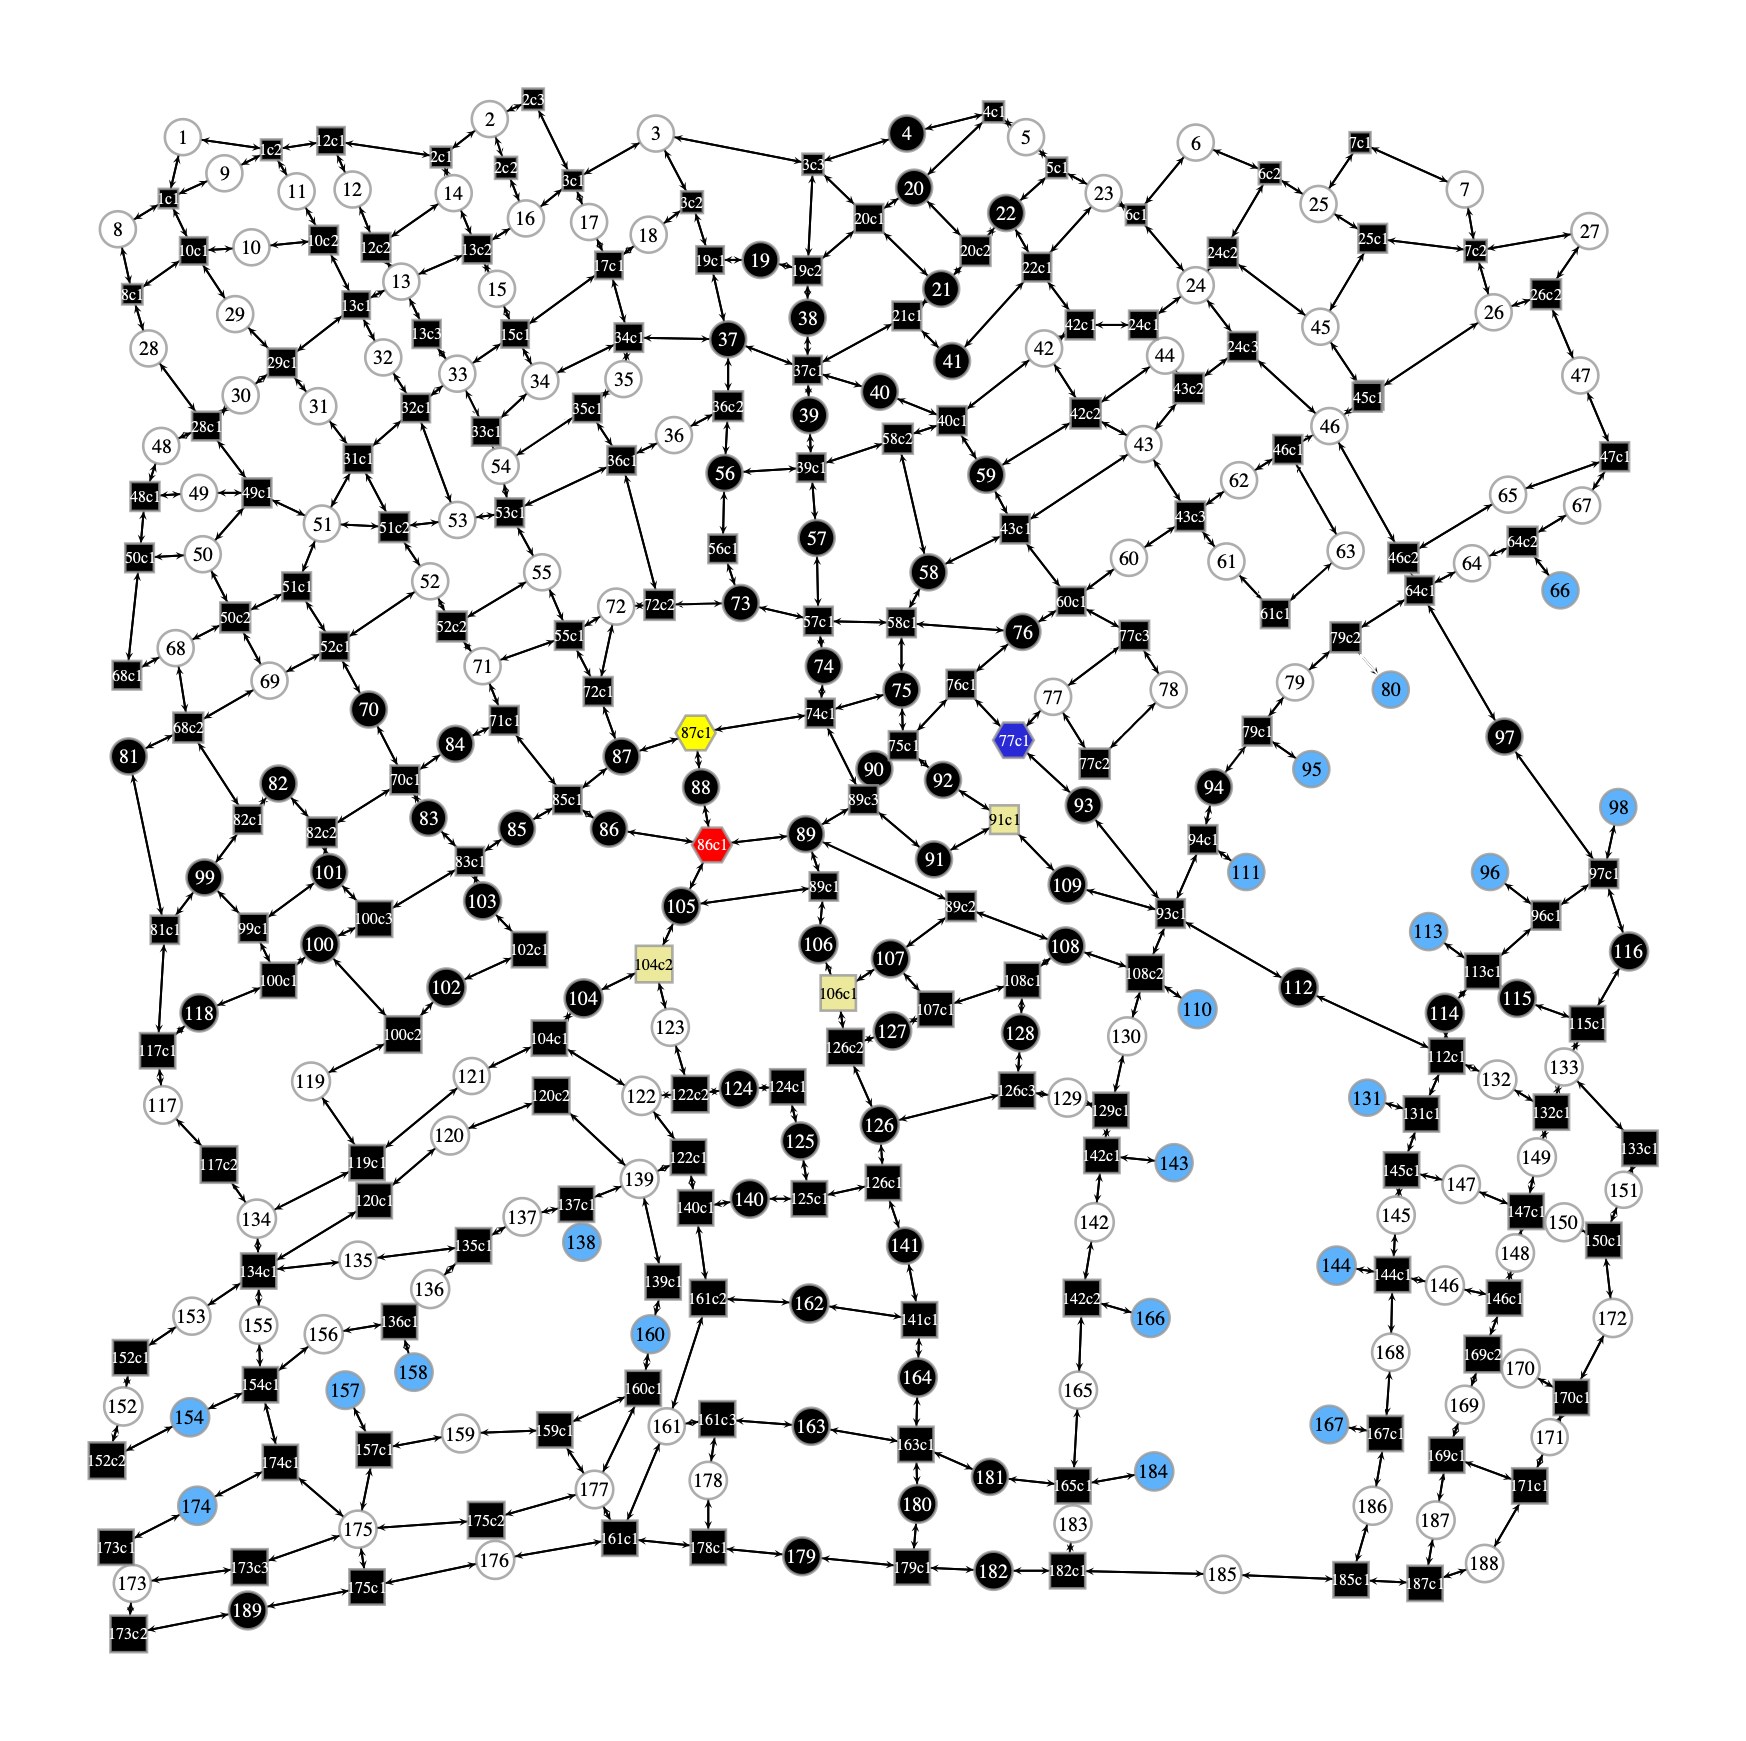

Source code (Python):
'''
MIT License

Copyright (c) 2023 Brian Stormont

Permission is hereby granted, free of charge, to any person obtaining a copy
of this software and associated documentation files (the "Software"), to deal
in the Software without restriction, including without limitation the rights
to use, copy, modify, merge, publish, distribute, sublicense, and/or sell
copies of the Software, and to permit persons to whom the Software is
furnished to do so, subject to the following conditions:

The above copyright notice and this permission notice shall be included in all
copies or substantial portions of the Software.

THE SOFTWARE IS PROVIDED "AS IS", WITHOUT WARRANTY OF ANY KIND, EXPRESS OR
IMPLIED, INCLUDING BUT NOT LIMITED TO THE WARRANTIES OF MERCHANTABILITY,
FITNESS FOR A PARTICULAR PURPOSE AND NONINFRINGEMENT. IN NO EVENT SHALL THE
AUTHORS OR COPYRIGHT HOLDERS BE LIABLE FOR ANY CLAIM, DAMAGES OR OTHER
LIABILITY, WHETHER IN AN ACTION OF CONTRACT, TORT OR OTHERWISE, ARISING FROM,
OUT OF OR IN CONNECTION WITH THE SOFTWARE OR THE USE OR OTHER DEALINGS IN THE
SOFTWARE.
'''

import networkx as nx
import matplotlib.pyplot as plt
from graph_data import *
import random

# How many extra turns should Jack leave as "buffer" for completing his path
TURN_BUFFER = 3
DEFAULT_WATER_WEIGHT = 3
DEFAULT_ALLEY_WEIGHT = 13
DETERRENT_WEIGHTS = [6, 3, 1, 0]

# This difficulty rating is from JACK's point of view, not the players'
EASY_BUCKET = 0
HARD_BUCKET = 1

POISON = 1000

TEXT_MSG=0
IMG_REFRESH=1
SPECIAL_TRAVEL_MSG=2
NEW_ROUND_MSG=3

JACK_MOVE_COLOR = "#e6988f"
WATER_COLOR = "#5eb2fb"
STARTING_CROSSINGS_COLOR = "#ece99c"
YELLOW_INVESTIGATOR_COLOR = "yellow"
BLUE_INVESTIGATOR_COLOR = "#2929d5"
RED_INVESTIGATOR_COLOR = "red"
CLUE_COLOR = "#f3f342"
CRIME_COLOR = "#dd1e1e"

def reset_graph_color_and_shape(ug, scale=1):
    # iterate over all the nodes
    for node in ug.nodes():
        ug.nodes[node]['color'] = "#000000"
    
        if 'c' in node:
            ug.nodes[node]['shape'] = "square"
            ug.nodes[node]['size'] = 12*scale
            ug.nodes[node]['fsize'] = 0*scale   # Don't want crossing labels
        else:
            ug.nodes[node]['shape'] = "circle"
            ug.nodes[node]['size'] = 18*scale
            ug.nodes[node]['fsize'] = 10*scale

    # Color ispector starting positions yellow
    for node in starting_ipos:
        # TODO: maybe insert another unconnected node here and make it slightly bigger to get the yellow frame?
        ug.nodes[node]['color'] = STARTING_CROSSINGS_COLOR

    # Color all the destinations in the four quadrants white
    for q in quads:
        for num in q:
            ug.nodes[num]['color'] = "#ffffff"

    # Make water destinations blue
    for num in water:
        ug.nodes[num]['color'] = WATER_COLOR

class Jack:
    def __init__(self, g, ipos):
        self.file = open('whitehall.log', 'w')
        self.graph = g
        self.ipos = ipos
        self.godmode = False
        self.win = None
        self.pos = 0
        
        self.game_in_progress = False
        
        self.targets = []
        self.completed_targets = []
        self.crimes = []
        self.clues = []
        self.output_func = None
        
        # For bookkeeping these get populated with the turn number they are used
        self.boat_cards = []
        self.alley_cards = []
        self.coach_cards = []
        
        self.path_used = []
        
        # Rate all the potential target locations
        self.rate_quads()
        
        # Create a set of weights only used for the point of view of the investigators, 
        # so it omits alley and boat paths and it only weights entering crossings
        
        for u, v in self.graph.edges():
            self.graph.edges[u, v]['i_weight'] = self.graph.edges[u, v]['weight']
            
        for u, v in self.graph.edges():
            if self.graph.edges[u, v]['transport'] == NORMAL_MOVE:
                source = u
                target = v
                if "c" in source and "c" not in target:
                    self.graph.edges[u, v]['i_weight'] = 0
                else:
                    self.graph.edges[u, v]['i_weight'] = 1
            else:
                self.graph.edges[u, v]['i_weight'] = POISON    # Don't use Jack's special paths (boats and alleys)
            
    def rate_quads(self):
        self.rated_quads = []
        for q in quads:
            min = 1000
            max = 0
            total = 0 
            count = 0
            
            # First pass: compute the range and average of the group
            for t in q:
                rating = self.location_safety_rating(t)
                if rating < min:
                    min = rating
                if rating > max:
                    max = rating
                total += rating
                count += 1
            avg = total/count
            
            avg_span_low = round(avg - ((avg - min + 1)/3))
            avg_span_high = round(avg + ((max - avg + 1)/3))
            
            # Second pass: put each into the proper graded bucket
            quad_bucket = [[],[],[]]
            for t in q:
                rating = self.location_safety_rating(t)
                if rating >= avg:
                    quad_bucket[EASY_BUCKET].append(t)
                # For now, only using 2 difficulty levels as using 3 limited the choices for easy and hard for certain quads
                #elif rating > avg_span_low:
                #    quad_bucket[MEDIUM_BUCKET].append(t)
                else:
                    quad_bucket[HARD_BUCKET].append(t)
            
            self.rated_quads.append(quad_bucket)
            #print(quad_bucket)

    def register_output_reporter(self, func):
        self.output_func = func
        
    def log_to_file(self, *msg):
        print(*msg, file=self.file)
        
    def print(self, *msg):
        if (self.output_func == None):
            print(*msg)
        else:
            self.output_func(TEXT_MSG, *msg)
        self.log_to_file(*msg)
        
    def gui_refresh(self):
        if (self.output_func is not None):
            self.output_func(IMG_REFRESH)
            
    def notify_gui_of_special_travel(self, travel_type):
        if (self.output_func is not None):
            self.output_func(SPECIAL_TRAVEL_MSG, travel_type)
        
        
    def make_image(self, scale=2):
        # Recolor the graph from scratch - yes, it's inefficient, but easier to do than undo previous ipos coloring, etc.
        reset_graph_color_and_shape(self.graph, scale)
        
        if (self.godmode):
            # show Jack on the map
            for loc in self.path_used:
                self.graph.nodes[loc]['color'] = JACK_MOVE_COLOR
            if hasattr(self, 'pos'):
                self.graph.nodes[self.pos]['color'] = JACK_MOVE_COLOR
                self.graph.nodes[self.pos]['shape'] = "double_circle"
        
        for target in self.crimes:    
            self.graph.nodes[target]['color'] = CRIME_COLOR
    
        for clue in self.clues:
            self.graph.nodes[clue]['color'] = CLUE_COLOR
        
        output_file="images/jack-networkx.png"
        plt.figure(figsize=(8.85*scale, 8.85*scale))
        
        pos_tuples = {node: tuple(pos) for node, pos in nx.get_node_attributes(self.graph, 'pos').items()}
        pos = nx.get_node_attributes(self.graph, 'pos')
        node_color = nx.get_node_attributes(self.graph, 'color').values()
        node_shape = 'o'  # Dictionary of node shapes
        node_size = nx.get_node_attributes(self.graph, 'size').values()
        font_size = nx.get_node_attributes(self.graph, 'fsize').values()
        
        print(nx.get_node_attributes(self.graph, 'size'))
        nx.draw(self.graph,
             node_color=node_color,
             #node_shape=node_shape,
             #node_size=node_size,
             font_size=font_size,
             pos=pos_tuples,
             edge_color=nx.get_edge_attributes(self.graph, 'color').values(),
             width=1*scale,
             edgecolors='k',
             linewidths=0.5*scale,
        )
        plt.gca().invert_yaxis()
        plt.axis('off')
        plt.savefig(output_file)
        plt.close()
        
        # Trigger the map to refresh in the GUI
        self.gui_refresh()

    def godmode_print(self, *msg):
        if (self.godmode):
            self.print(*msg)
        self.log_to_file(*msg)

    def pick_the_targets(self, difficulty):
        # Choose the 4 targets for the game
        for q in self.rated_quads:
            self.targets.append(random.choice(q[difficulty]))

    def reset(self):
        self.game_in_progress = True
        self.targets = []
        self.crimes = []
        self.clues = []
        self.path_used = []
        reset_graph_color_and_shape(self.graph)
        
        # Jack gets two of each - track use by length of the array as the array will hold the turn the card was used.
        self.boat_cards = []
        self.alley_cards = []
        self.coach_cards = []
        
        self.set_travel_weight(BOAT_MOVE, DEFAULT_WATER_WEIGHT)
        self.set_travel_weight(ALLEY_MOVE, DEFAULT_ALLEY_WEIGHT)
        
        self.pick_the_targets(EASY_BUCKET)
        
        self.godmode_print("Jack shall visit ", self.targets)
        
        # Determine starting position.  It will be and announced as part of Jack's first move
        self.choose_starting_target()
        self.pos = self.active_target
        
        self.godmode_print("Jack starts at " + self.pos + " and is " + 
                str(self.hop_count(self.pos, self.active_target)) + 
                " away.")
        
        # Perform Jack's first move of the game
        self.move()

    
    # Calculate the number of vertices away from the target - every vertex should have a weight of 1
    def hop_count(self, src, dest, boats_reduced=True):
        #unweight the water paths if Jack still has a boat card
        if (boats_reduced) and (len(self.boat_cards) < 2):
            self.set_travel_weight(BOAT_MOVE, 1)
        
        v1 = gt.find_vertex(self.graph, self.graph.vp.ids, src)[0]
        v2 = gt.find_vertex(self.graph, self.graph.vp.ids, dest)[0]
        shortest = gt.shortest_distance(self.graph, v1, v2, weights=self.graph.ep.weight)

        #re-weight the water paths if Jack still has a boat card
        if (boats_reduced) and (len(self.boat_cards) < 2):
            self.set_travel_weight(BOAT_MOVE, DEFAULT_WATER_WEIGHT)
        
        return shortest

    # choose the optimal target based on current location and investigator positions
    def choose_closest_target(self):
        best_distance = 10000000
        best_option = 0
        
        for option in self.targets:
            d = self.hop_count(self.pos, option)
            if d < best_distance:
                best_option = option
                best_distance = d
                
        if best_option == 0:
            self.print("Woah! That's wrong!")
        
        self.active_target = best_option
        self.godmode_print("Best distance", best_distance)
        self.godmode_print("Jack chooses \033[1m", self.active_target, "\033[0m")


    def choose_starting_target(self):
        self.active_target = random.choice(self.targets)
        return
        
        # Built a list of targets that aren't aren't too close to the investigators
        farthest_dist = 0
        farthest_mean = 0
        candidates = []
        
        for target in self.targets:
            closest_dist = 100
            closest_mean = 0
            
            self.godmode_print("Considering target: ", target)
            # Consider how close each investigator is
            for pos in self.ipos:
                dist = self.hop_count(target, pos)
                closest_mean += dist
                self.godmode_print("   ipos " + pos + " is " + str(dist) + " away.")
                if dist < closest_dist:
                    closest_dist = dist

            closest_mean = closest_mean / 3
            self.godmode_print("  Closest dist:", closest_dist)
            self.godmode_print("  Closest mean:", closest_mean)
            
            # If farthest away so far, save it for choice of last resort.
            # IF distances are equal, consider the average distance as a tie breaker
            if (closest_dist > farthest_dist) or (closest_dist == farthest_dist and closest_mean > farthest_mean):
                farthest_target = target
                farthest_dist = closest_dist
                farthest_mean = closest_mean
            
            # If Far enough away, add to the candidate list
            if closest_dist > 3:
                self.godmode_print("Adding " + target + " to the candidate list.")
                candidates.append(target)

        # If we have targets that are not too close, pick one randomly
        if len(candidates) > 0:
            self.active_target = random.choice(candidates)
        else:
            self.godmode_print("All the targets are close to an investigator. Choosing the farthest of all 4...")
            self.active_target = farthest_target
        
        
    def set_ipos(self, i):
        self.ipos = i
        self.print("ipos: ", self.ipos)
        self.make_image()

    def find_next_location(self, vlist):
        index = 1
        while 'c' in self.graph.vp.ids[vlist[index]]:
            index=index+1
        return self.graph.vp.ids[vlist[index]]

    # Find the second vertex in the vlist
    def find_second_location(self, vlist):
        index = 1
        while 'c' in self.graph.vp.ids[vlist[index]]:
            index=index+1
        index = index+1   # Skip over the first vertex
        while 'c' in self.graph.vp.ids[vlist[index]]:
            index=index+1        
        return self.graph.vp.ids[vlist[index]]

    # Poison all the paths (i.e. edges) that go through an inspector (i.e. ipos) as Jack isn't allowed to use those
    # NOTE: This assumes this called alternatively with a positive then a negative value
    #       It saves the list of poisoned locations, then the next call uses that list for the unpoisoning
    def poison_investigators(self, adjust):
        if not hasattr(self, "is_poison"):
            self.is_poison = []

        if len(self.is_poison) == 0:
            for num in range (0, 3):
                # Only poison if the investigator crossing can be reached by Jack in less than 2 moves
                if self.hop_count(self.ipos[num], self.pos) < 2:
                    self.is_poison.append(num)
                    self.godmode_print("Investigator #", num, "is poison.")
                    v = gt.find_vertex(self.graph, self.graph.vp.ids, self.ipos[num])[0]
        
                    for e in v.all_edges():
                        self.graph.ep.weight[e] += adjust
        else:
            for num in self.is_poison:
                v = gt.find_vertex(self.graph, self.graph.vp.ids, self.ipos[num])[0]
        
                for e in v.all_edges():
                    self.graph.ep.weight[e] += adjust
            self.is_poison = [] # Discard the entries so next time this is called, we start over

    def investigator_distance(self, num):
        # Find the vertex belonging to the `num` ivestigator
        v = gt.find_vertex(self.graph, self.graph.vp.ids, self.ipos[num])[0]
        distance = gt.shortest_distance(self.graph, v, gt.find_vertex(self.graph, self.graph.vp.ids, self.pos)[0], weights=self.i_weight)
        return distance
    
    # returns a list of crossings <= 2 spaces away
    def investigator_crossing_options(self, num):
        v = gt.find_vertex(self.graph, self.graph.vp.ids, self.ipos[num])[0]
        dist_map, visited = list(gt.shortest_distance(self.graph, v, max_dist=2, weights=self.i_weight, return_reached=True))
        options = []
        for v in visited:
            loc = self.graph.vp.ids[self.graph.vertex(v)]
            if "c" in loc:
                options.append(loc)
        return options
    
    # Discourage Jack from taking paths near investigators by increasing the weights
    def discourage_investigators2(self, adjust):
        for num in range (0, 3):
            v = gt.find_vertex(self.graph, self.graph.vp.ids, self.ipos[num])[0]
            distance = self.investigator_distance(num)
            if (adjust > 0):
                self.godmode_print("Investigator#", num, "at", self.ipos[num], "is", distance, "away.")
            if distance <= 3:
                # Follow paths up to 2 spaces away (from the ivestigator's point of view)
                v = gt.find_vertex(self.graph, self.graph.vp.ids, self.ipos[num])[0]
                dist_map, visited = list(gt.shortest_distance(self.graph, v, max_dist=2, weights=self.i_weight, return_reached=True))
                for v in visited:
                    # Only discourage edges directly connected to a location.  Otherwise adjacent crossings poison a path too much.  Jack doesn't care about how many crossings he crosses.
                    if "c" not in self.graph.vp.ids[self.graph.vertex(v)]:
                        for e in self.graph.vertex(v).in_edges():
                            self.graph.ep.weight[e] += adjust
                            #print("   Discourage Edge : ", self.graph.vp.ids[e.source()], self.graph.vp.ids[e.target()], self.graph.ep.weight[e])
    
    def status(self):
        self.print()
        self.print("Crimes: ", self.crimes)
        self.print("Clues: ", self.clues)
        self.print("ipos: ", self.ipos)
        self.print("Coach cards: ", 2 - len(self.coach_cards))
        self.print("Alley cards: ", 2 - len(self.alley_cards))
        self.print("Boat cards:  ", 2 - len(self.boat_cards))
        self.print("Moves remaining: ", 16 - self.turn_count())
        self.godmode_print("Here is the path Jack took:", self.path_used)
        self.godmode_print("Targets: ", self.targets)
        print
        

    def set_travel_weight(self, transport_type, weight):
        for edge in self.graph.edges():
            if self.graph.ep.transport[edge] == transport_type:
                self.graph.ep.weight[edge] = weight
            
    
    # If Jack is running out of moves,
    # or he is trying to reach the final target, 
    # then reduce the weights of water if he still has boat cards
    def consider_desperate_weights(self, enabled):
        # TODO: consider alley weights
        if (self.turn_count() > 9) or (len(self.targets) == 1):
            if (enabled):
                weight = 1
                self.godmode_print("Jack is desperate")
            else:
                weight = DEFAULT_WATER_WEIGHT
            
            if (len(self.boat_cards) < 2):
                self.set_travel_weight(BOAT_MOVE, weight)

    def turn_count(self):
        return len(self.path_used)
        

    def free_edge_count(self, pos):
        #calculate the out-degree but don't count boat or alley paths or poisoned paths
        out_degree = 0
        for u, v in self.graph.out_edges(pos):
            if (self.graph.edges[u, v]['transport'] == NORMAL_MOVE) and (self.graph.edges[u, v]['weight'] < POISON):
                out_degree += 1
        return out_degree
    
    # Compute the safety rating of a location - HIGHER is SAFER
    def location_safety_rating(self, pos):
        one_away = self.locations_one_away(pos)
        out_degree = self.free_edge_count(pos)
        return len(one_away) * out_degree

    # Return the LOCATIONS (not crossings) exactly 1 space away from `source` assuming Jack's movement
    def locations_one_away(self, source):
        shortest_paths = nx.single_source_dijkstra_path_length(self.graph, source, cutoff=1, weight='weight')
        # List nodes within the maximum weighted distance
        return [node for node in shortest_paths.keys() if 'c' not in node]
    
    def find_adjacent_nongoal_vertex(self, prior_location):
        # Jack is not allowed to move to a target destination using a coach
        # Pick another vertex that is 1 space away and isn't where he was previously, since that is also against the rules
        vertices_with_distance_one = self.locations_one_away(self.pos)

        self.godmode_print("   removing:", prior_location)
        if prior_location in vertices_with_distance_one:
            vertices_with_distance_one.remove(prior_location)
        self.godmode_print("These are all 1 away from ", self.pos)
        self.godmode_print(vertices_with_distance_one)
        if (len(vertices_with_distance_one) > 0):
            choice = random.choice(vertices_with_distance_one)
            self.godmode_print("Choosing:", choice)
        else:
            choice = None
        return choice

    
    def consider_coach_move(self):
        ret = False
        if len(self.coach_cards) < 2:
            closest = 100
            average = 0
            
            dist = [0, 0, 0]
            # Find how far away each investigator is from Jack 
            for num in range(0,3):
                dist[num] = self.investigator_distance(num)
                self.godmode_print("ipos " + self.ipos[num] + " is " + str(dist[num]) + " away.")
                average += dist[num]
                if dist[num] < closest:
                    closest = dist[num]
            average = average / 3
            self.godmode_print("Average = ", average)
            
            num_very_close = 0
            for num in dist:
                if num <= 1:
                    num_very_close += 1
            self.godmode_print(num_very_close, "are very close.")
            
            # Is Jack on the most recent clue?
            on_clue = len(self.clues) > 0 and (self.pos == self.clues[-1])
            
            # How many outbound edges are not blocked by investigators?
            self.poison_investigators(POISON)
            free_edge_count = self.free_edge_count(self.pos)
            self.poison_investigators(-POISON)
            
            # If the investigator crossing is adjacent to Jack, or all the investigators on average are close, 
            # or Jack is searching for the final target on his list and the investigators are somewhat close,
            # it is "too close", so Jack should use a coach card.
            # TODO - add some random variability to the threshold?  
            #        or maybe if the number of clues found is over X _and_ the average is < Y
            #        or maybe if the running average is < X over Y turns?
            if ((closest < 1 and on_clue) or average < 0.5) or (len(self.targets) == 1 and average < 1.5) or (num_very_close >= 2 and free_edge_count < num_very_close):
                ret = True
        return ret

    # Choose the path when Jack has decided he needs to use a coach
    def pick_a_coach_path(self):
        # compute shortest path without any poisoned paths since Jack can move through investigators using a coach
        # but... Jack cannot take a boat at the same time, so poison the water routes
        
        self.set_travel_weight(BOAT_MOVE, POISON)
        self.set_travel_weight(ALLEY_MOVE, POISON)
        
        # decide on a path
        deterrents = DETERRENT_WEIGHTS
        for deterrent in deterrents:
            v1 = gt.find_vertex(self.graph, self.graph.vp.ids, self.pos)[0]
            v2 = gt.find_vertex(self.graph, self.graph.vp.ids, self.active_target)[0]

            self.discourage_investigators2(deterrent)
            vlist = gt.random_shortest_path(self.graph, v1, v2, weights=self.graph.ep.weight)
            self.discourage_investigators2(-deterrent)
            
            # Compute the cost of this chosen path.  Easiest to just count the entries that aren't crossing
            cost = sum(1 for entry in vlist if 'c' not in self.graph.vp.ids[entry]) - 1
            self.godmode_print("   Considering coach cost: ", cost)
            
            # TODO: Make sure Jack doesn't choose a path 2 away from the goal as that is against the rules
            # NOTE: we currently enforce this rule elsewhere in the code in move().
                
            if (cost <= (16 - self.turn_count())):
                self.godmode_print("   Jack finds this coach cost acceptable.")
                break;
        
        # Restore the weights if Jack still has cards for the move type
        if (len(self.boat_cards) < 2):
            self.set_travel_weight(BOAT_MOVE, DEFAULT_WATER_WEIGHT)
        if (len(self.alley_cards) < 2):
            self.set_travel_weight(ALLEY_MOVE, DEFAULT_ALLEY_WEIGHT)
        return vlist

    def normal_move_possible(self, src, dest):
        ret = False
        self.poison_investigators(POISON)
        self.set_travel_weight(BOAT_MOVE, POISON)
        self.set_travel_weight(ALLEY_MOVE, POISON)
        
        v1 = gt.find_vertex(self.graph, self.graph.vp.ids, src)[0]
        v2 = gt.find_vertex(self.graph, self.graph.vp.ids, dest)[0]
        path_weight = gt.shortest_distance(self.graph, v1, v2, weights=self.graph.ep.weight)
        self.godmode_print("      Alley thoughts: count to get to ", dest, "is", path_weight)
        if (path_weight == 1):
            ret = True

        self.poison_investigators(-POISON)            
        # Restore the weights if Jack still has cards for the move type
        if (len(self.boat_cards) < 2):
            self.set_travel_weight(BOAT_MOVE, DEFAULT_WATER_WEIGHT)
        if (len(self.alley_cards) < 2):
            self.set_travel_weight(ALLEY_MOVE, DEFAULT_ALLEY_WEIGHT)
        
        return ret
        
    def pick_a_path_helper(self, deterrent):
        move_type = NORMAL_MOVE

        # Poison the position of the investigators (i.e. add weights)
        # TODO: if getting close to the end of the round and still have coach cards, maybe don't poison inspector paths and if one is chosen, use a coach?
        self.poison_investigators(POISON)
        self.discourage_investigators2(deterrent)
        self.consider_desperate_weights(True)

        v1 = gt.find_vertex(self.graph, self.graph.vp.ids, self.pos)[0]
        
        # Consider all the targets and return the easiest to reach
        shortest_path = 1000000
        for target in self.targets:
            v2 = gt.find_vertex(self.graph, self.graph.vp.ids, target)[0]
            path_weight = gt.shortest_distance(self.graph, v1, v2, weights=self.graph.ep.weight)
            self.godmode_print("   Weight to get to ", target, " is ", path_weight)
            if (path_weight < shortest_path):
                self.active_target = target
                shortest_path = path_weight
        
        v2 = gt.find_vertex(self.graph, self.graph.vp.ids, self.active_target)[0]
        vlist = gt.random_shortest_path(self.graph, v1, v2, weights=self.graph.ep.weight)
        self.godmode_print("Considering: ", [self.graph.vp.ids[v] for v in vlist])
        
        # Detect when surrounded (i.e shortest path to the next vertex is > 1000) and 
        # determine if any move is possible or if Jack is trapped and loses.
        next_dist = gt.shortest_distance(self.graph, v1, vlist[1], weights=self.graph.ep.weight)
        self.godmode_print("   Next dist is:", next_dist)
        if next_dist >= POISON:
            if (len(self.coach_cards) < 2 and self.turn_count() < 13):
                # do coach move
                self.godmode_print("Must use a coach!")
                move_type = COACH_MOVE
            else:
                self.print("Jack cannot move.  You win!")
                self.print("Jack's current position: ", self.pos)
                self.game_in_progress = False

        # un-poison the ipos edges
        self.poison_investigators(-POISON)
        self.discourage_investigators2(-deterrent)
        self.consider_desperate_weights(False)
    
        # Compute the cost of this chosen path.  Easiest to just count the entries that aren't crossing
        cost = sum(1 for entry in vlist if 'c' not in self.graph.vp.ids[entry]) - 1
        self.godmode_print("    Cost: ", cost)

        # If we didn't decide we have to take a coach, figure out if it was a boat or alley move, based on the next vertex in the path
        if move_type != COACH_MOVE:
            # Going from a water space to another water space - must be using a boat
            if ((self.pos in water) and (self.graph.vp.ids[vlist[1]] in water)):
                move_type = BOAT_MOVE
        
            # Jack didn't pass through any crossings - must be using an alley
            elif 'c' not in self.graph.vp.ids[vlist[1]]:
                # Confirm Jack couldn't have gotten there in 1 turn using a normal move.
                # If he could, don't waste an alley card
                if not self.normal_move_possible(self.pos, self.graph.vp.ids[vlist[1]]):
                    move_type = ALLEY_MOVE
                else:
                    self.godmode_print("Hmmm...   Jack thought to use an alley, but he can just walk there.")
                    self.godmode_print("   Randomly decide.")
                    # Randomly decide to use it so not totally predictable where he went when he uses an alley card.
                    if random.randint(1, 100) < 18:
                        move_type = ALLEY_MOVE
    
        return [vlist, cost, move_type]
        
    
    def pick_a_path(self, deterrent):        
        path_ok = False
        alleys_poison = False
        
        # Need to loop in case an alley was chosen for the final target.
        while(not path_ok):
            vlist, cost, move_type = self.pick_a_path_helper(deterrent)
            
            # Check to make sure we are using an alley to get to the target, as that isn't allow per the rules
            if (move_type == ALLEY_MOVE) and (self.graph.vp.ids[vlist[1]] == self.active_target):
                self.godmode_print("Oops! Jack tried to use an alley to get to the goal.  That is not allowed.")
                self.godmode_print("Recalculating...")
                
                # Make so Jack won't consider an alley
                self.set_travel_weight(ALLEY_MOVE, POISON)
                alleys_poison = True
            else: 
                path_ok = True
                if (alleys_poison):
                    if (len(self.alley_cards) < 2):
                        self.set_travel_weight(ALLEY_MOVE, DEFAULT_ALLEY_WEIGHT)
                    alleys_poison = False
        
        return [vlist, cost, move_type]
        
    def move(self):
        if (not self.game_in_progress):
            self.print("No game in progress, please \033[1mstart\033[0m a game before trying to move Jack.")
            return
        
        # Per the rules, Jack does not announce he has reached his target until AFTER the investigators take their turn.
        # For this reason, we perform this check here before his next move.
        if self.pos == self.active_target:
            self.print("A crime has been discovered at \033[1m" + self.pos + "\033[0m and Jack has moved on.")
            if (len(self.path_used) > 0):
                # TODO: this isn't really part of the rules, but might be helpful during play
                self.print("Here is the path he took:", self.path_used)
            self.crimes.append(self.pos)
            self.path_used = [self.pos]
            self.targets.remove(self.pos)
            self.clues = []
            if self.output_func != None:
                self.output_func(NEW_ROUND_MSG, None)

        if (len(self.targets) == 0):
            self.print("Game over!  Jack won!")
            self.print("    Crime locations: ", self.crimes)
            self.make_image()
            self.game_in_progress = False
            return
        
        # Each turn reconsider what is the best target to try
        # Do this before poisoning the routes
        # NOTE: pick_a_path() does this now (as an experimental test)
        #self.choose_closest_target()
        
        # decide on a path
        deterrents = DETERRENT_WEIGHTS
        for deterrent in deterrents:
            vlist, cost, move_type = self.pick_a_path(deterrent)
            if not self.game_in_progress:
                return
            if (cost <= ((16 - TURN_BUFFER) - self.turn_count())):
                self.godmode_print("   Jack finds this cost acceptable.")
                break;
        
        # Have you considered the advantages to taking a COACH?
        # Check if we are only moving 2 or less (either via normal move (which must be 1) or special card)
        if (move_type != COACH_MOVE) and (self.hop_count(self.pos, self.graph.vp.ids[vlist[1]], boats_reduced=False) <= 2):
            # If we are one space away from the goal, don't use a coach, otherwise, think about it.
            if (self.hop_count(self.pos, self.active_target) != 1):
                if self.consider_coach_move():
                    move_type = COACH_MOVE
        
        # If a water path was selected, spend the card
        if move_type == BOAT_MOVE:
            self.print("Jack took a boat on turn %d!" % len(self.path_used))
            self.boat_cards.append(self.turn_count())
            self.notify_gui_of_special_travel(BOAT_MOVE)
            
            if (len(self.boat_cards)>= 2):
                # poison all the water paths - Jack has no boat cards left
                self.set_travel_weight(BOAT_MOVE, POISON)

        # If a alley path was selected, spend the card
        elif move_type == ALLEY_MOVE:
            self.print("Jack snuck through an alley on turn %d!" % len(self.path_used))
            self.alley_cards.append(self.turn_count())
            self.notify_gui_of_special_travel(ALLEY_MOVE)
            
            if (len(self.alley_cards)>= 2):
                # poison all the alley paths - Jack has no alley cards left
                self.godmode_print("Poisoning alleys so they can no longer be used.")
                self.set_travel_weight(ALLEY_MOVE, POISON)
        
        # If we decide we should use a coach, revise the path since we can move through investigators
        if (move_type == COACH_MOVE):
            vlist = self.pick_a_coach_path()
            self.notify_gui_of_special_travel(COACH_MOVE)
            self.godmode_print("\033[1mChoosing this for a coach path:\033[0m")
            self.godmode_print([self.graph.vp.ids[v] for v in vlist])
        
        self.pos = self.find_next_location(vlist)
        self.path_used.append(self.pos)

        # Count how far away the goal is now that Jack moved
        shortest = self.hop_count(self.pos, self.active_target)
        
        # If Jack is doing a coach move, he moves a second time.
        # Since we aready computed the shortest path above, just go to the next location in that path, but make sure it isn't a goal.
        if (move_type == COACH_MOVE):
            self.print("Jack takes a coach!")
            self.coach_cards.append(self.turn_count()-1)
            self.godmode_print("\nJack moves to -> " + self.pos + " and is " + str(shortest) + " away.")
            
            if (shortest > 1):
                self.pos = self.find_second_location(vlist)
            else:
                # make sure we don't use a coach to get to the goal - pick another location 1 space away
                self.pos = self.find_adjacent_nongoal_vertex(self.path_used[-2])
                
                if self.pos == None:
                    # I _think_ this case is impossible based on the map layout, but just in case....
                    self.print("Jack \033[1mLOSES\033[0m!")
                    self.print("Jack tried to use a coach, but his goal was 2 spaces away and according to the rules a coach cannot be used for going directly to his goal.")
                    self.print("Jack tried to find another location 1 space away, but there was no other legal place to move, so he is trapped.")
                    self.print("Jack was at location " + prior_location + " and is currently at " + self.pos)
                    self.print("Here is the full path he took:", self.path_used)
                    return
            self.path_used.append(self.pos)
            
            # Count how far away the goal is now that Jack moved
            shortest = self.hop_count(self.pos, self.active_target)
        
        self.godmode_print("\nJack moves to -> " + self.pos + " and is " + str(shortest) + " away.")

        self.print("Jack has \033[1m", 16 - self.turn_count(), "\033[0m moves remaining.")

        # If shortest path is longer than remaining turns
        if (16 - self.turn_count() < shortest):
            self.print("Jack LOSES!  He cannot reach his target with the number of moves left.")
            self.print("Here is the path he took:", self.path_used)
            return
        self.make_image()

    def clue_search(self, pos_list):
        #TODO: verify clue location is next to an ipos?  Or just have players enforce the rules themselves.
        self.print("\nSearching for clues at: ", pos_list)
        for loc in pos_list:
            if loc in self.path_used:
                self.print("Clue found at \033[1m", loc, "\033[0m!!")
                self.clues.append(loc)
                self.make_image()
                break
            else:
                self.print(loc, ": no clue")

    def arrest(self, pos):
        #TODO: verify arrest location is next to an ipos?  Or just have players enforce the rules themselves.
        if pos == self.pos:
            self.print("Congratulations!  You \033[1marrested\033[0m Jack at location ", pos, "!")
            self.print("Here is the path he took:", self.path_used)
            self.game_in_progress = False
        else:
            self.print("Jack is not at location ", pos)

'''
    def find_next_ilocation(self, vlist, id_list):
        index = 1
        while (index < len(vlist)-1) and 'c' not in id_list[vlist[index]]:
            index=index+1
    
        # Don't move the inspector onto a destination
        if 'c' not in id_list[vlist[index]]:
            index = 0

        return id_list[vlist[index]]

    # Let investigators always move towards Jack to test Jack's algorithm
    def move_investigators(g, ipos, jack_pos):
        for num in range (0, 3):
            v1 = gt.find_vertex(g, g.vp.ids, ipos[num])[0]
            v2 = gt.find_vertex(g, g.vp.ids, jack_pos)[0]
            vlist, elist = shortest_path(g, v1, v2)
            #print([g.vp.ids[v] for v in vlist])
        
            pos = find_next_ilocation(vlist, g.vp.ids)
            ipos[num]=pos
            print("Inspector #" + str(num) + " moved to " + pos +" and is now " + 
                str(gt.shortest_distance(g, gt.find_vertex(g, g.vp.ids, pos)[0], v2)) + " distance")
'''            
        
        